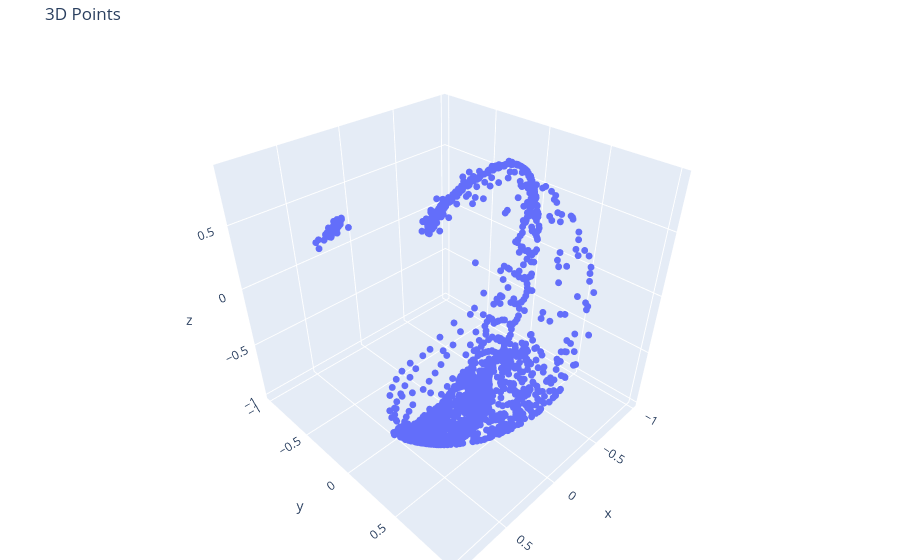
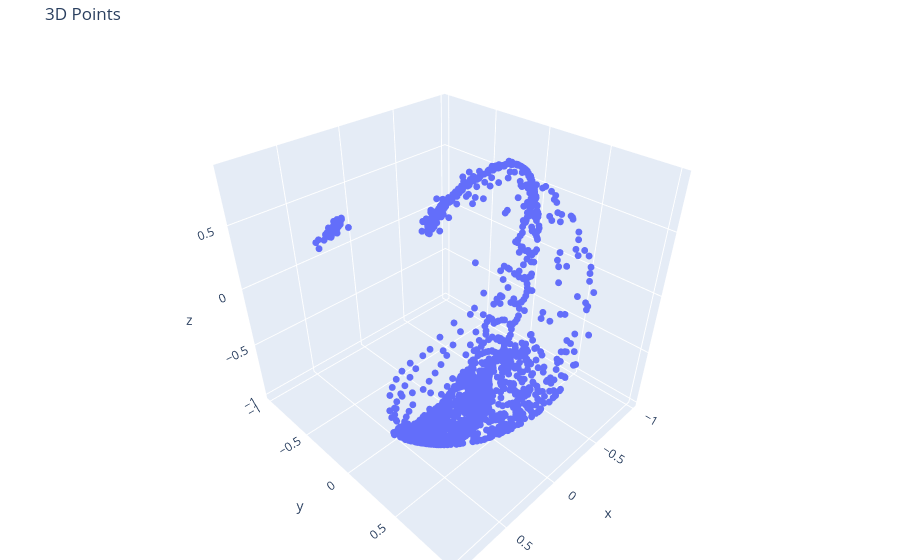

Notebook source saved alongside these figures, in order:
### Code cell


### Figure 1 — Plotly figure (JSON) as saved in the notebook; plotly's stock layout.template omitted (floating-point values rounded to 4 significant figures; data arrays with more than 128 entries replaced by an {"elided": "..."} marker saying what was removed)
{"data": [{"marker": {"size": 4}, "mode": "markers", "type": "scatter3d", "x": {"elided": "2249 float values"}, "y": {"elided": "2249 float values"}, "z": {"elided": "2249 float values"}}], "layout": {"margin": {"b": 0, "l": 0, "r": 0, "t": 40}, "scene": {"aspectmode": "data", "xaxis": {"visible": true}, "yaxis": {"visible": true}, "zaxis": {"visible": true}}, "title": {"text": "3D Points"}}}

### Figure 2 — Plotly figure (JSON) as saved in the notebook; plotly's stock layout.template omitted (floating-point values rounded to 4 significant figures; data arrays with more than 128 entries replaced by an {"elided": "..."} marker saying what was removed)
{"data": [{"marker": {"size": 4}, "mode": "markers", "type": "scatter3d", "x": {"elided": "2249 float values"}, "y": {"elided": "2249 float values"}, "z": {"elided": "2249 float values"}}], "layout": {"margin": {"b": 0, "l": 0, "r": 0, "t": 40}, "scene": {"aspectmode": "data", "xaxis": {"visible": true}, "yaxis": {"visible": true}, "zaxis": {"visible": true}}, "title": {"text": "3D Points"}}}
